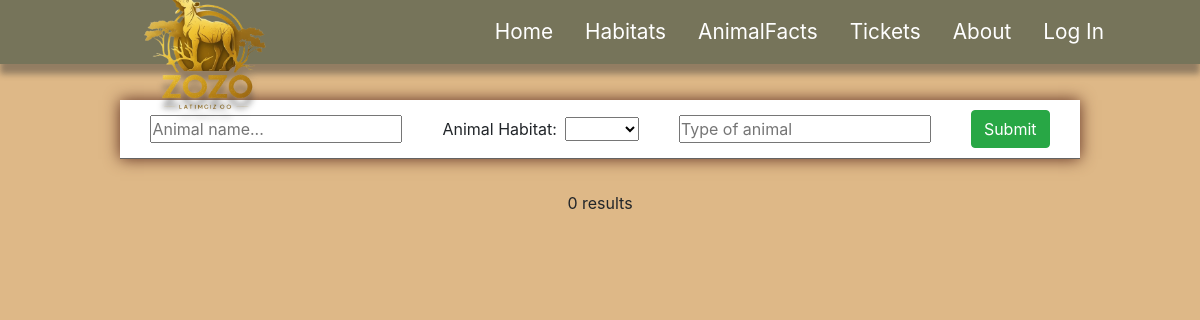
/pages/animals-user.php?name=Shimpanze, run on an earlier commit of the app's database.
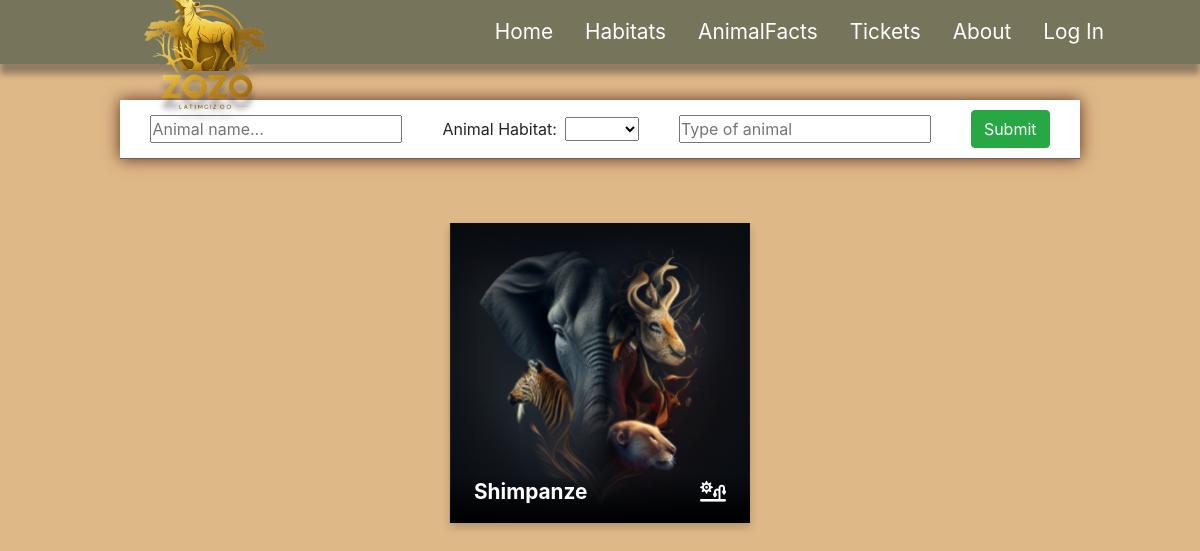
And on a later commit of the database.
### tables this page shows
CREATE TABLE `animals` (
  `id` int(11) NOT NULL,
  `name` varchar(30) NOT NULL,
  `type` varchar(30) NOT NULL,
  `age` int(11) NOT NULL,
  `description` text NOT NULL,
  `habitat` varchar(20) NOT NULL,
  `vet_help` int(11) NOT NULL,
  `food_time` varchar(25) NOT NULL,
  `water_time` varchar(25) NOT NULL,
  `clean_time` int(11) NOT NULL
);

### pages/animals-user.php (the view, shortened to what this page needs)
<!DOCTYPE html>
<html lang="en">
<head>
    <link rel="stylesheet" href="https://cdn.jsdelivr.net/npm/bootstrap@4.0.0/dist/css/bootstrap.min.css">
    <link rel="stylesheet" href="../style.css">
</head>
<body id="animals-user-body" style="background-color: burlywood;">
    <div class="animals_panel" id="topOfPage">
    <nav class="nav">
        <img src="../media/logo.png" id="logo" />
        <div class="nav-items">
            <div class="nav-item"><a href="../index.php">Home</a></div>
            <div class="nav-item"><a href="../pages/habitatMap.php">Habitats</a></div>
            <div class="nav-item"><a href="../pages/animalFacts.php">AnimalFacts</a></div>
            <div class="nav-item"><a href="../pages/ticket.php">Tickets</a></div>
            <div class="nav-item"><a href="../pages/about.php">About</a></div>
            <?php
                if (isset($_COOKIE['logged'])) {
                    $user_fname = $_SESSION['user_fname'];
                    $user_power = $_SESSION['user_power'];
                    switch ($user_power) {
                        case "User":
                            echo "<i class='user-icon user fa-solid fa-user'></i>";
                            break;
                        case "Helper":
                            echo "<i class='user-icon helper fa-solid fa-shield-halved'></i>";
                            break;
                        case "Admin":
                            echo "<i class='user-icon admin fa-solid fa-crown'></i>";
                            break;
                    }
                    echo "<div class='nav-item'><a href='../pages/account.php'>$user_fname</a></div>";
                }
                else
                    echo '<div class="nav-item"><a href="../pages/signup.php">Log In</a></div>';
            ?>
        </div>
    </nav>
        <div class="animals-main-panel">
            <form class="search-bar" action="" method="get" autocomplete="off">
                <div style="display: flex; align-items: center;">
                    <p style="margin-bottom: 0; margin-right: 0.5rem;">Animal Habitat:</p>
                    <select name="map" id="map">
                        <option value=""></option>
                        <option value="ocean">Ocean</option>
                    </select>
                </div>
                <div>
                    <input list="types" id="type" name="type" placeholder="Type of animal">
                </div>
                <input class="btn btn-success" type="submit" value="Submit">
            </form>
            <div class="results">
                <?php
                    $servername = "localhost";
                    $username = "root";
                    $password = "";
                    $conn = mysqli_connect($servername, $username, $password, 'zoo');
                    function addCard($id, $animalName, $habitat, $animalType, $animalAge, $description){
                        switch($habitat){
                            case "Desert":
                                $icon = '<i class="fa-solid fa-sun-plant-wilt"></i>';
                                break;
                        }
                        echo <<<"EOD"
                        <a id="linkNr$id" class="card-container" href="viewAnimal.php?id=$id" style="align-items:center; margin-top: 0;">
                            <div class="flip-card">
                                <div class="flip-card-inner">
                                    <div class="flip-card-front">
                                        <div class="overtext">
                                            <p><strong>$animalName</strong></p>
                                            <p class="habitat-icon">$icon</p>
                                        </div>
                                        <img class="flipcard-image" src="../media/flipcard_sample.png">
                                    </div>
                                    <div class="flip-card-back">
                                        <div class="flipback-header">
                                            <div class="name">
                                                <div style="font-size: 1.5rem; margin-bottom: -5px;"><strong>$animalName</strong></div>
                                                <div class="type-kitty">$animalType</div>
                                            </div>
                                            <div class="age">
                                                <div class="age-nr"><strong>$animalAge</strong></div>
                                                <div class="yrs">years old</div>
                                            </div>
                                        </div>
                                        <div class="flipback-rest">
                                            <p>From the $habitat</p>
                                            <p>$description</p>
                                        </div>
                                    </div>
                                </div>
                            </div>
                        </a>
                        EOD;
                    }
                    $sql = 'SELECT * FROM animals ';
                    if(isset($_GET['name'])) {
                        $name = $_GET['name'];
                        $sql = $sql . "WHERE name LIKE '%$name%'";
                    }
                    $result = mysqli_query($conn, $sql);
                    if (mysqli_num_rows($result) > 0) {
                        while ($row = mysqli_fetch_assoc($result)) {
                            addCard($row['id'], $row['name'], $row['habitat'], $row['type'], $row['age'], $row['description']);
                        }
                    }else{
                        echo "0 results";
                    }
                ?>
            </div>
            <br><br>
            <br>
        </div>
    </div>
</body>
</html>

### style.css (style rules this page uses)
* { margin: 0px; padding: 0px; box-sizing: border-box; }
.nav { position: absolute; z-index: 99; background-color: #76745a54; width: 100%; height: 8vh; filter: drop-shadow(0px 10px 3px rgba(54, 54, 54, 0.452)); position: absolute; display: flex; align-items: center; justify-content: flex-end; padding: 0 5rem; transition: ease-in-out 0.2s; user-select: none; }
.nav-items { display: flex; align-items: center; justify-self: flex-end; }
.nav-item { color: white; font-size: 1.3rem; padding: 0 1rem; }
.nav-item a { text-decoration: none; color: white; }
#logo { width: 13.5%; position: absolute; left: 125px; top: -30px; }
.animals_panel { width: 100%; background-position: center; background-size: cover; display: flex; flex-direction: column; align-items: center; }
.search-bar { border-bottom: 1px solid rgb(100, 99, 99); box-shadow: 5px 0px 8px #747974; display: flex; align-items: center; justify-content: center; flex-wrap: wrap; width: 100%; background-color: white; padding: 10px; box-shadow: 0px 0px 15px rgb(94,46,33); }
.search-bar>* { margin-left: 20px; margin-right: 20px; }
html { scroll-behavior: smooth; }
.flip-card { background-color: transparent; width: 300px; height: 300px; perspective: 1000px; }
.flip-card-inner { position: relative; width: 100%; height: 100%; text-align: center; transition: transform 0.6s; transform-style: preserve-3d; box-shadow: 0 4px 8px 0 rgba(0,0,0,0.2); }
.flip-card-front, .flip-card-back { position: absolute; width: 100%; height: 100%; -webkit-backface-visibility: hidden; backface-visibility: hidden; }
.flip-card-front { background-color: #bbb; color: black; }
.flip-card-back { background-color: rgb(116,103,89); color: white; transform: rotateY(180deg); overflow-x: hidden; overflow-y: auto; }
.flipback-rest { padding: 20px; }
.animals-main-panel { margin-top: 100px; display: flex; flex-direction: column; justify-content: center; align-items: center; }
.results { width: 70%; display: flex; flex-wrap: wrap; justify-content: space-evenly; margin-top: 2rem; }
.flipcard-image { width: 100%; height: 100%; }
.flipback-header { display: flex; justify-content: space-between; padding: 20px; background-color: rgb(87, 77, 67); align-items: center; }
.age { width: 30%; display: flex; justify-content: center; }
.age-nr { font-size: 2rem; }
.yrs { font-size: 0.7rem; align-items: center; display: inherit; margin-left: 5px; }
.overtext { position: absolute; z-index: 999; background-image: linear-gradient(transparent, black); width: 100%; color: white; font-size: 1.3rem; bottom: 0px; padding: 0 1.5rem; display: flex; justify-content: space-between; align-items: center; }
.type-kitty { font-size: 0.7rem; float: left; margin-bottom: -50px; }
.card-container { margin-top: 2rem !important; }

What changed in the data, as far as the page shows it:
added animals: name "Shimpanze", habitat "Desert" (drawn)
Also different on the page:
text no longer shown: "0 results"
